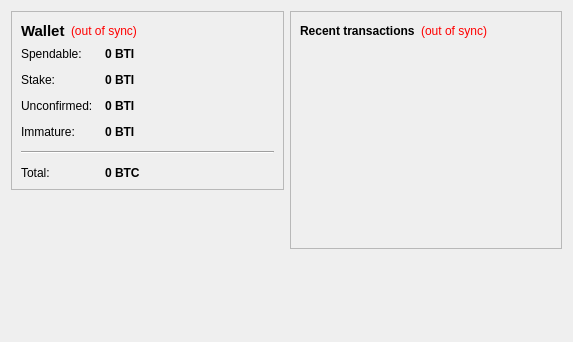
<?xml version="1.0" encoding="UTF-8"?>
<ui version="4.0">
 <class>OverviewPage</class>
 <widget class="QWidget" name="OverviewPage">
  <property name="geometry">
   <rect>
    <x>0</x>
    <y>0</y>
    <width>573</width>
    <height>342</height>
   </rect>
  </property>
  <property name="windowTitle">
   <string>Form</string>
  </property>
  <layout class="QHBoxLayout" name="horizontalLayout" stretch="1,1">
   <item>
    <layout class="QVBoxLayout" name="verticalLayout_2">
     <item>
      <widget class="QFrame" name="frame">
       <property name="frameShape">
        <enum>QFrame::StyledPanel</enum>
       </property>
       <property name="frameShadow">
        <enum>QFrame::Raised</enum>
       </property>
       <layout class="QVBoxLayout" name="verticalLayout_4">
        <item>
         <layout class="QHBoxLayout" name="horizontalLayout_4">
          <item>
           <widget class="QLabel" name="label_5">
            <property name="font">
             <font>
              <pointsize>11</pointsize>
              <weight>75</weight>
              <bold>true</bold>
             </font>
            </property>
            <property name="text">
             <string>Wallet</string>
            </property>
           </widget>
          </item>
          <item>
           <widget class="QLabel" name="labelWalletStatus">
            <property name="toolTip">
             <string>The displayed information may be out of date. Your wallet automatically synchronizes with the BrainTechInd network after a connection is established, but this process has not completed yet.</string>
            </property>
            <property name="styleSheet">
             <string notr="true">QLabel { color: red; }</string>
            </property>
            <property name="text">
             <string notr="true">(out of sync)</string>
            </property>
            <property name="alignment">
             <set>Qt::AlignLeading|Qt::AlignLeft|Qt::AlignVCenter</set>
            </property>
           </widget>
          </item>
          <item>
           <spacer name="horizontalSpacer_2">
            <property name="orientation">
             <enum>Qt::Horizontal</enum>
            </property>
            <property name="sizeHint" stdset="0">
             <size>
              <width>40</width>
              <height>20</height>
             </size>
            </property>
           </spacer>
          </item>
         </layout>
        </item>
        <item>
         <layout class="QFormLayout" name="formLayout_2">
          <property name="fieldGrowthPolicy">
           <enum>QFormLayout::AllNonFixedFieldsGrow</enum>
          </property>
          <property name="horizontalSpacing">
           <number>12</number>
          </property>
          <property name="verticalSpacing">
           <number>12</number>
          </property>
          <item row="0" column="0">
           <widget class="QLabel" name="label">
            <property name="text">
             <string>Spendable:</string>
            </property>
           </widget>
          </item>
          <item row="0" column="1">
           <widget class="QLabel" name="labelBalance">
            <property name="font">
             <font>
              <weight>75</weight>
              <bold>true</bold>
             </font>
            </property>
            <property name="cursor">
             <cursorShape>IBeamCursor</cursorShape>
            </property>
            <property name="toolTip">
             <string>Your current spendable balance</string>
            </property>
            <property name="text">
             <string notr="true">0 BTI</string>
            </property>
            <property name="textInteractionFlags">
             <set>Qt::LinksAccessibleByMouse|Qt::TextSelectableByKeyboard|Qt::TextSelectableByMouse</set>
            </property>
           </widget>
          </item>
          <item row="1" column="0">
           <widget class="QLabel" name="label_6">
            <property name="text">
             <string>Stake:</string>
            </property>
           </widget>
          </item>
          <item row="1" column="1">
           <widget class="QLabel" name="labelStake">
            <property name="font">
             <font>
              <weight>75</weight>
              <bold>true</bold>
             </font>
            </property>
            <property name="cursor">
             <cursorShape>IBeamCursor</cursorShape>
            </property>
            <property name="toolTip">
             <string>Total of coins that was staked, and do not yet count toward the current balance</string>
            </property>
            <property name="text">
             <string notr="true">0 BTI</string>
            </property>
            <property name="textInteractionFlags">
             <set>Qt::LinksAccessibleByMouse|Qt::TextSelectableByKeyboard|Qt::TextSelectableByMouse</set>
            </property>
           </widget>
          </item>
          <item row="2" column="0">
           <widget class="QLabel" name="label_3">
            <property name="text">
             <string>Unconfirmed:</string>
            </property>
           </widget>
          </item>
          <item row="2" column="1">
           <widget class="QLabel" name="labelUnconfirmed">
            <property name="font">
             <font>
              <weight>75</weight>
              <bold>true</bold>
             </font>
            </property>
            <property name="cursor">
             <cursorShape>IBeamCursor</cursorShape>
            </property>
            <property name="toolTip">
             <string>Total of transactions that have yet to be confirmed, and do not yet count toward the current balance</string>
            </property>
            <property name="text">
             <string notr="true">0 BTI</string>
            </property>
            <property name="textInteractionFlags">
             <set>Qt::LinksAccessibleByMouse|Qt::TextSelectableByKeyboard|Qt::TextSelectableByMouse</set>
            </property>
           </widget>
          </item>
          <item row="3" column="0">
           <widget class="QLabel" name="labelImmatureText">
            <property name="text">
             <string>Immature:</string>
            </property>
           </widget>
          </item>
          <item row="3" column="1">
           <widget class="QLabel" name="labelImmature">
            <property name="font">
             <font>
              <weight>75</weight>
              <bold>true</bold>
             </font>
            </property>
            <property name="toolTip">
             <string>Mined balance that has not yet matured</string>
            </property>
            <property name="text">
             <string notr="true">0 BTI</string>
            </property>
            <property name="textInteractionFlags">
             <set>Qt::LinksAccessibleByMouse|Qt::TextSelectableByKeyboard|Qt::TextSelectableByMouse</set>
            </property>
           </widget>
          </item>
          <item row="4" column="0" colspan="2">
           <widget class="Line" name="line">
            <property name="orientation">
             <enum>Qt::Horizontal</enum>
            </property>
           </widget>
          </item>
          <item row="5" column="0">
           <widget class="QLabel" name="labelTotalText">
            <property name="text">
             <string>Total:</string>
            </property>
           </widget>
          </item>
          <item row="5" column="1">
           <widget class="QLabel" name="labelTotal">
            <property name="font">
             <font>
              <weight>75</weight>
              <bold>true</bold>
             </font>
            </property>
            <property name="cursor">
             <cursorShape>IBeamCursor</cursorShape>
            </property>
            <property name="toolTip">
             <string>Your current total balance</string>
            </property>
            <property name="text">
             <string notr="true">0 BTC</string>
            </property>
            <property name="textInteractionFlags">
             <set>Qt::LinksAccessibleByMouse|Qt::TextSelectableByKeyboard|Qt::TextSelectableByMouse</set>
            </property>
           </widget>
          </item>
         </layout>
        </item>
       </layout>
      </widget>
     </item>
     <item>
      <spacer name="verticalSpacer">
       <property name="orientation">
        <enum>Qt::Vertical</enum>
       </property>
       <property name="sizeHint" stdset="0">
        <size>
         <width>20</width>
         <height>40</height>
        </size>
       </property>
      </spacer>
     </item>
    </layout>
   </item>
   <item>
    <layout class="QVBoxLayout" name="verticalLayout_3">
     <item>
      <widget class="QFrame" name="frame_2">
       <property name="frameShape">
        <enum>QFrame::StyledPanel</enum>
       </property>
       <property name="frameShadow">
        <enum>QFrame::Raised</enum>
       </property>
       <layout class="QVBoxLayout" name="verticalLayout">
        <item>
         <layout class="QHBoxLayout" name="horizontalLayout_2">
          <item>
           <widget class="QLabel" name="label_4">
            <property name="text">
             <string>&lt;b&gt;Recent transactions&lt;/b&gt;</string>
            </property>
           </widget>
          </item>
          <item>
           <widget class="QLabel" name="labelTransactionsStatus">
            <property name="toolTip">
             <string>The displayed information may be out of date. Your wallet automatically synchronizes with the BrainTechInd network after a connection is established, but this process has not completed yet.</string>
            </property>
            <property name="styleSheet">
             <string notr="true">QLabel { color: red; }</string>
            </property>
            <property name="text">
             <string notr="true">(out of sync)</string>
            </property>
            <property name="alignment">
             <set>Qt::AlignRight|Qt::AlignTrailing|Qt::AlignVCenter</set>
            </property>
           </widget>
          </item>
          <item>
           <spacer name="horizontalSpacer">
            <property name="orientation">
             <enum>Qt::Horizontal</enum>
            </property>
            <property name="sizeHint" stdset="0">
             <size>
              <width>40</width>
              <height>20</height>
             </size>
            </property>
           </spacer>
          </item>
         </layout>
        </item>
        <item>
         <widget class="QListView" name="listTransactions">
          <property name="styleSheet">
           <string notr="true">QListView { background: transparent; }</string>
          </property>
          <property name="frameShape">
           <enum>QFrame::NoFrame</enum>
          </property>
          <property name="verticalScrollBarPolicy">
           <enum>Qt::ScrollBarAlwaysOff</enum>
          </property>
          <property name="horizontalScrollBarPolicy">
           <enum>Qt::ScrollBarAlwaysOff</enum>
          </property>
          <property name="selectionMode">
           <enum>QAbstractItemView::NoSelection</enum>
          </property>
         </widget>
        </item>
       </layout>
      </widget>
     </item>
     <item>
      <spacer name="verticalSpacer_2">
       <property name="orientation">
        <enum>Qt::Vertical</enum>
       </property>
       <property name="sizeHint" stdset="0">
        <size>
         <width>20</width>
         <height>40</height>
        </size>
       </property>
      </spacer>
     </item>
    </layout>
   </item>
  </layout>
 </widget>
 <resources/>
 <connections/>
</ui>
